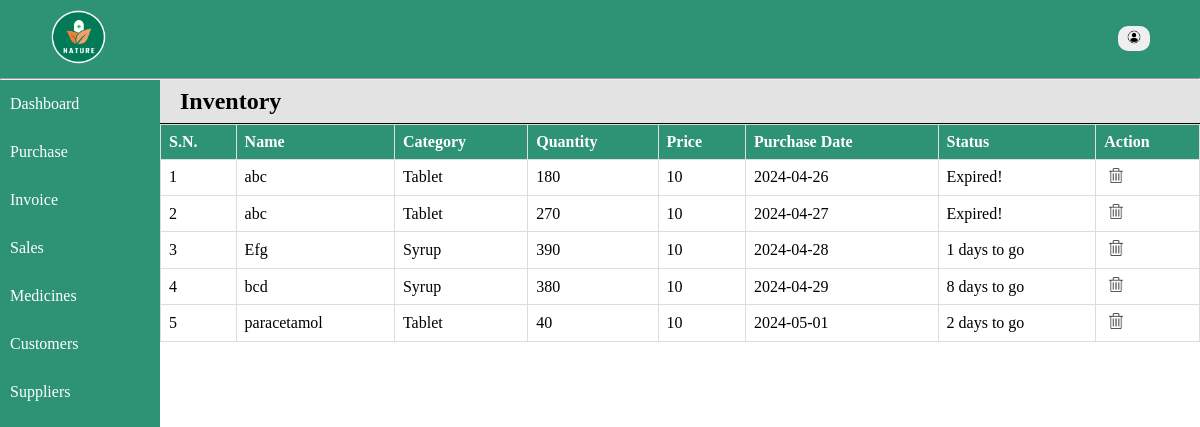
Page /home/inventory.php (signed in) on the committed database.
### tables this page shows
CREATE TABLE `medicine` (
  `medicine_id` int(11) NOT NULL,
  `name` varchar(128) NOT NULL,
  `category` varchar(128) NOT NULL,
  `medicine_quantity` int(8) NOT NULL,
  `medicine_price` int(11) NOT NULL,
  `medicine_total` int(11) NOT NULL,
  `expiry` date NOT NULL,
  `purchase_date` date NOT NULL,
  `vendor_id` int(11) NOT NULL
);

### includes/database.php (called while the page is built, shortened)
<?php
    function select($conn, $arg) {
        $sql = "select * from $arg";
        $result = mysqli_query($conn, $sql);
        return $records = mysqli_fetch_all($result, MYSQLI_ASSOC);
    }
?>

### home/inventory.php (the view, shortened to what this page needs)
<?php
include '../includes/database.php';
$records = select($conn, 'medicine');
$status = '';
?>
<!DOCTYPE html>
<html lang="en">
<head>
    <link rel="stylesheet" href="../styles/style.css">
</head>
<body>
    <div class="container">
        <?php include '../includes/nav.php'; ?>
        <div class="main">
            <?php include '../includes/menu.php'; ?>
            <div class="content-wrapper">
            <div class="records">
                    <h2>Inventory</h2>
                    <table class="table">
                        <tr>
                            <th>S.N.</th>
                            <th>Name</th>
                            <th>Category</th>
                            <th>Quantity</th>
                            <th>Price</th>
                            <th>Purchase Date</th>
                            <th>Status</th>
                            <th>Action</th>
                        </tr>
                        <?php if (!empty($records)) : ?>
                            <?php foreach ($records as $key => $record) : ?>
                                <tr>
                                    <td><?= $key+1; ?></td>
                                    <td><?= $record['name']; ?></td>
                                    <td><?= $record['category']; ?></td>
                                    <td><?= $record['medicine_quantity']; ?></td>
                                    <td><?= $record['medicine_price']; ?></td>
                                    <td><?= $record['purchase_date']; ?></td>
                                    <?php if ($record['expiry']) {
                                        $one = date_create($record['expiry']);
                                        $two = date_create(date("Y-m-d"));
                                        $diff = date_diff($one, $two);
                                        $status = $diff->format("%a days to go");
                                        $dateInt = (int)$diff->format("%R%a");
                                        if($dateInt>=0) {
                                            $status = "Expired!";
                                        }
                                      } ?>
                                    <td><?= $status; ?></td>
                                    <td><a href="../includes/delete.php?id=<?= $record['medicine_id']; ?>&location=inventory&table=medicine"><img src="../images/delete-icon.png" alt="delete" style="width: 14px;" class="action-btn"></a></td>
                                </tr>
                            <?php endforeach; ?>
                        <?php endif; ?>
                    </table>
            </div>
            </div>
        </div>
    </div>
</body>
</html>

### styles/style.css (style rules this page uses)
* { padding: 0; margin: 0; box-sizing: border-box; }
:root { --primary-color: rgba(0, 122, 87, 0.821); --secondary-color: rgba(106, 205, 177, 0.821); }
body { overflow: hidden; }
.container { color: #fff; }
a { text-decoration: none; color: #fff; }
.main { background: #fff; display: flex; }
.content-wrapper { width: 100%; color: #000; }
.records { width: 100%; color: #000; }
.records h2 { display: block; padding: 8px 20px; border-bottom: 1px solid black; background-color: rgb(228, 227, 227); }
.table { width: 100%; border-collapse: collapse; }
.table tr { width: 100%; }
.table th { padding: 12px 0; text-align: left; background-color: var(--primary-color); color: white; }
.table td, .table th { padding: 8px; border: 1px solid #ddd; }
.action-btn { margin: 0 5px; }
.bill-table td, th { border: 1px solid black; }

### rows in the picture
medicine: name "abc", category "Tablet", medicine_quantity "180", medicine_price "10", purchase_date "2024-04-26", expiry "Expired!"
medicine: name "abc", category "Tablet", medicine_quantity "270", medicine_price "10", purchase_date "2024-04-27", expiry "Expired!"
medicine: name "Efg", category "Syrup", medicine_quantity "390", medicine_price "10", purchase_date "2024-04-28", expiry "1 days to go"
medicine: name "bcd", category "Syrup", medicine_quantity "380", medicine_price "10", purchase_date "2024-04-29", expiry "8 days to go"
medicine: name "paracetamol", category "Tablet", medicine_quantity "40", medicine_price "10", purchase_date "2024-05-01", expiry "2 days to go"
